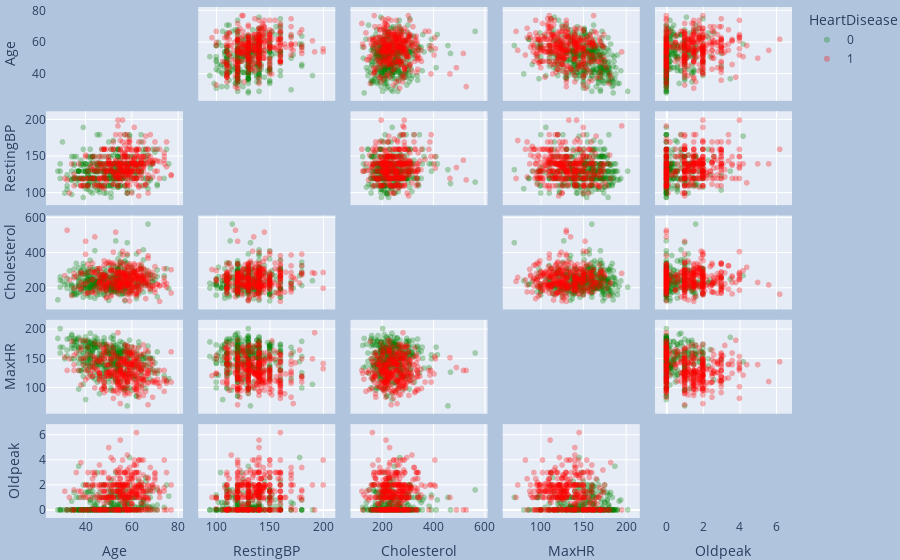

The notebook cell this image was saved under:
### Code cell
features = variables_numericas

data_fixed_1=data_fixed.copy()

data_fixed_1["HeartDisease"] = data_fixed_1["HeartDisease"].astype(str)

fig = px.scatter_matrix(
    data_fixed_1,
    dimensions=features,
    color="HeartDisease",
    color_discrete_map={"0": "green", "1": "red"},opacity=0.3
)
fig.update_traces(diagonal_visible=False)

fig.update_layout(
    margin=dict(l=20, r=20, t=0, b=0),
    paper_bgcolor="LightSteelBlue",
)

fig.show()

### Figure 1 — Plotly figure (JSON) as saved in the notebook; plotly's stock layout.template omitted (floating-point values rounded to 4 significant figures; data arrays with more than 128 entries replaced by an {"elided": "..."} marker saying what was removed)
{"data": [{"diagonal": {"visible": false}, "dimensions": [{"axis": {"matches": true}, "label": "Age", "values": {"elided": "387 int values"}}, {"axis": {"matches": true}, "label": "RestingBP", "values": {"elided": "387 int values"}}, {"axis": {"matches": true}, "label": "Cholesterol", "values": {"elided": "387 int values"}}, {"axis": {"matches": true}, "label": "MaxHR", "values": {"elided": "387 int values"}}, {"axis": {"matches": true}, "label": "Oldpeak", "values": {"elided": "387 float values"}}], "hovertemplate": "HeartDisease=0<br>%{xaxis.title.text}=%{x}<br>%{yaxis.title.text}=%{y}<extra></extra>", "legendgroup": "0", "marker": {"color": "green", "opacity": 0.3, "symbol": "circle"}, "name": "0", "showlegend": true, "type": "splom"}, {"diagonal": {"visible": false}, "dimensions": [{"axis": {"matches": true}, "label": "Age", "values": {"elided": "351 int values"}}, {"axis": {"matches": true}, "label": "RestingBP", "values": {"elided": "351 int values"}}, {"axis": {"matches": true}, "label": "Cholesterol", "values": {"elided": "351 int values"}}, {"axis": {"matches": true}, "label": "MaxHR", "values": {"elided": "351 int values"}}, {"axis": {"matches": true}, "label": "Oldpeak", "values": {"elided": "351 float values"}}], "hovertemplate": "HeartDisease=1<br>%{xaxis.title.text}=%{x}<br>%{yaxis.title.text}=%{y}<extra></extra>", "legendgroup": "1", "marker": {"color": "red", "opacity": 0.3, "symbol": "circle"}, "name": "1", "showlegend": true, "type": "splom"}], "layout": {"dragmode": "select", "legend": {"title": {"text": "HeartDisease"}, "tracegroupgap": 0}, "margin": {"b": 0, "l": 20, "r": 20, "t": 0}, "paper_bgcolor": "LightSteelBlue"}}
